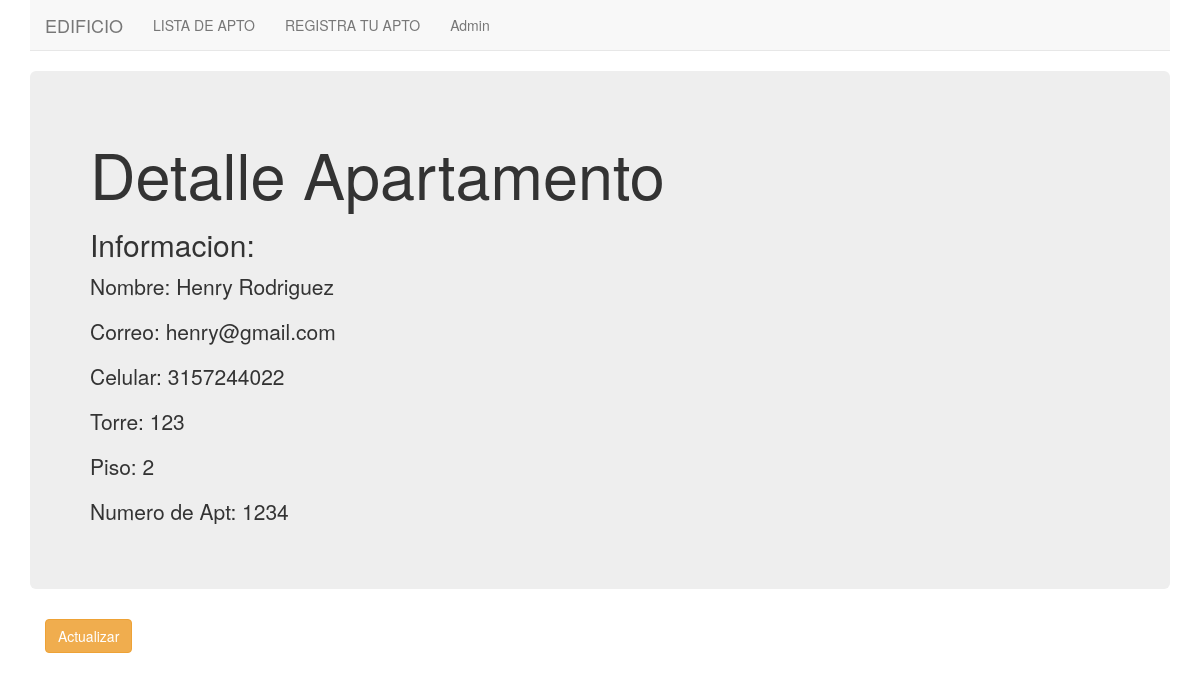
Before: /basic_app/9/ with the older database file.
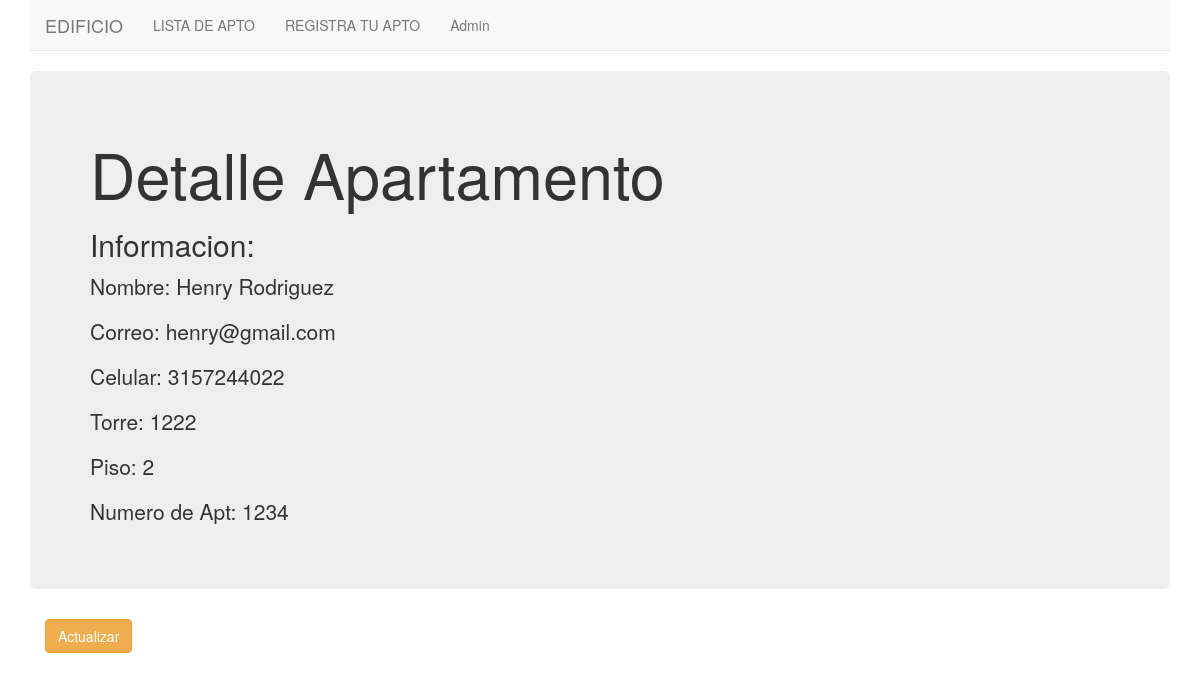
After: the same page with the newer database file.
### basic_app/models.py (models this page shows, shortened)
class School(models.Model):
    nombre = models.CharField(max_length=256,default='')
    email = models.CharField(max_length=256,default='')
    celular = models.CharField(max_length=256,default='')
    torre = models.CharField(max_length=256,default='')
    piso = models.CharField(max_length=256,default='')
    numero_de_apartamento = models.CharField(max_length=256,default='')

### basic_app/views.py (the view)
# urls.py: url(r'^(?P<pk>\d+)/$',views.SchoolDetailView.as_view(),name='detail'),
class SchoolDetailView(DetailView):
    context_object_name = 'school_details'
    model = models.School
    template_name = 'basic_app/school_detail.html'

### basic_app/templates/basic_app/school_detail.html
{% extends "basic_app/basic_app_base.html" %}
{% block body_block %}
  <div class="jumbotron">
    <h1>Detalle Apartamento</h1>
    <h2>Informacion:</h2>
    <p>Nombre: {{school_details.nombre}}</p>
    <p>Correo: {{school_details.email}}</p>
    <p>Celular: {{school_details.celular}}</p>
    <p>Torre: {{school_details.torre}}</p>
    <p>Piso: {{school_details.piso}}</p>
    <p>Numero de Apt: {{school_details.numero_de_apartamento}}</p>
  </div>
  <div class="container">
    <p><a class='btn btn-warning' href="{% url 'basic_app:update' pk=school_details.pk %}">Actualizar</a></p>
  </div>
{% endblock %}

Changed rows visible on the page:
changed School "Henry Rodriguez": torre "123" → "1222"
